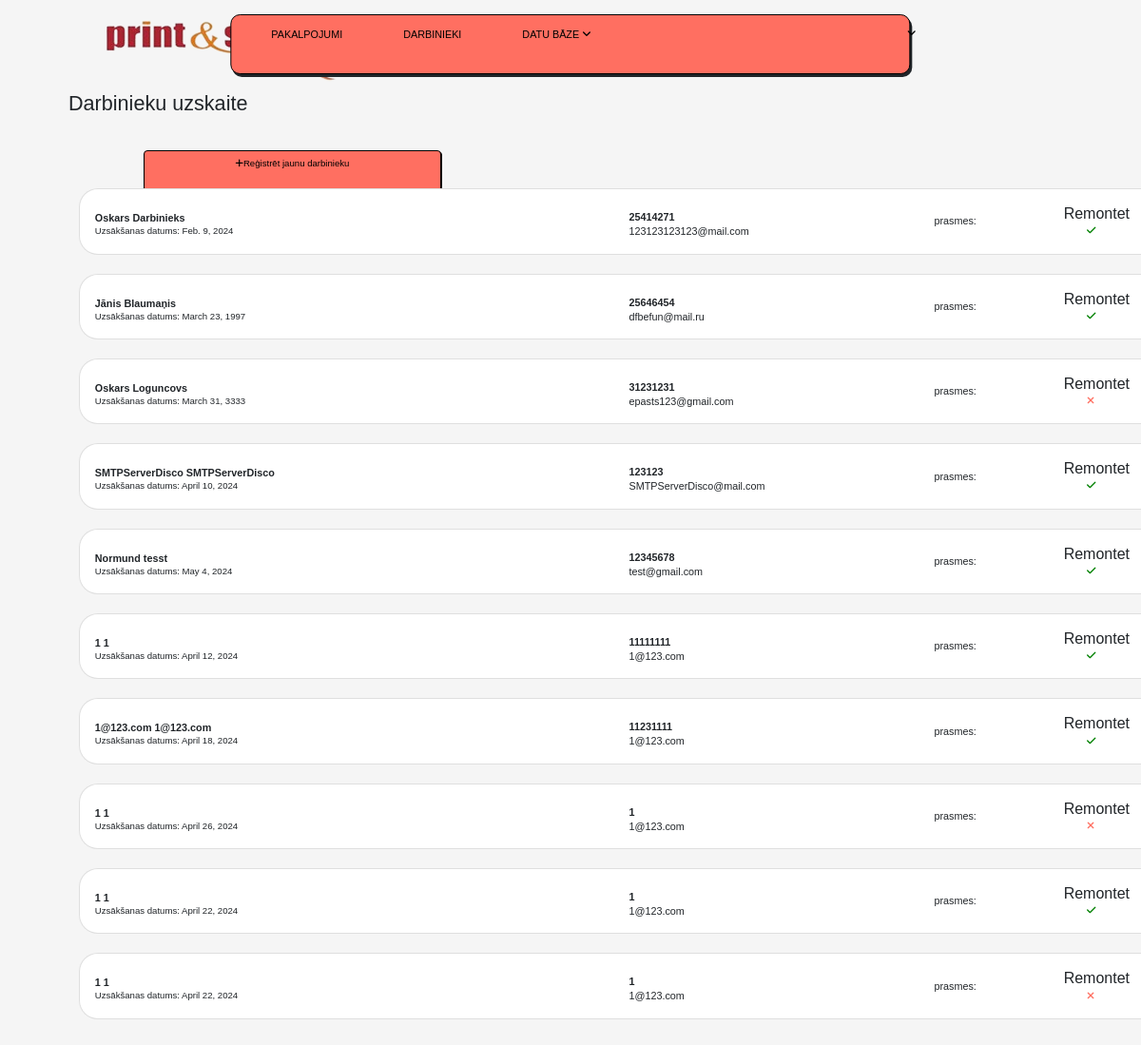
The page /employee_base (signed in) on the database its author committed.
### myapp/models.py (models this page shows, shortened)
class Darbinieki(models.Model):
    darb_ID = models.AutoField(primary_key=True, unique=True)
    vards = models.CharField(max_length=15)
    uzvards = models.CharField(max_length=25)
    epasts = models.EmailField(max_length=50, default='')
    talrunis = models.CharField(max_length=8)
    dz_datums = models.DateField()
    uzsak_datums = models.DateField()
    prasmes = models.CharField(max_length=100, blank=True, null=True)
    login = models.CharField(max_length=20)
    parole = models.CharField(max_length=25)
    menedzeris = models.BooleanField(default=False)
    statuss = models.BooleanField(default=False)
    tehnika = models.BooleanField(default=False)
    montesana = models.BooleanField(default=False)
    programm = models.BooleanField(default=False)
    vaditajs = models.BooleanField(default=False)
    tehmont = models.BooleanField(default=False)

### myapp/views.py (the view)
# urls.py: path("employee_base", views.employee_base, name="employee_base"),
def employee_base(request):
    if not request.session.get('darb_ID'):
        return redirect('login')
    all_darbinieki = Darbinieki.objects.filter(menedzeris=False).distinct()
    return render(request, "employee_base.html", {'all': all_darbinieki})

### myapp/templates/employee_base.html (shortened to what this page needs)
{% extends 'base.html' %}
{% block content %}
{% include 'navbar.html' %}
<h1 class="mb-4" style="margin-left:6%; font-size:1.8vw;">Darbinieku uzskaite</h1>
<a href="{% url 'employee' %}" class="btn btn-primary"
   style="position :absolute; left:12vh;margin-top: -2vh;width: 25vh;height: 3.7vh;font-size:0.8vw;background-color:#FF6F61;border: 1px solid black;color :black;box-shadow: 1px 1.5px;margin-top: 1vh"><i
        class="fas fa-plus"></i>Reģistrēt jaunu darbinieku</a>
<br><br>
<div id="cards-container" style="margin-left: 5%; max-height: 80vh; overflow-y: auto;">
    {% for item in all %}
    <div class="card" style="margin-left: 2%;width: 160vh">
        <div class="card-body d-flex justify-content-between align-items-center">
            <div class="d-flex align-items-center">
                <div style="font-size:0.8vw">
                    <h5 class="card-title">
                        <h6 href="{% url 'employee_detail' pk=item.darb_ID %}"
                            style="font-size:0.9vw" class="card-title mb-0">
                            <b>{{ item.vards }} {{ item.uzvards }}</b>
                        </h6>
                    </h5>
                    <p class="card-text">Uzsākšanas datums: {{ item.uzsak_datums }}</p>
                </div>
                <div style="margin-left: 28%; position:absolute;font-size:0.9vw">
                    <h5 class="card-title">
                        <h6 class="card-title mb-0" style="font-size:0.9vw"><b> {{ item.talrunis }}</b></h6>
                        <p class="card-text">{{ item.epasts }}</p>
                    </h5>
                </div>
                <div style="margin-left: 44%; position:absolute;font-size:0.5vw">
                    <h5 class="card-title">
                        <p class="card-text" style="font-size:0.9vw">prasmes:</p>
                    </h5>
                </div>
                <div style="margin-left: 52%; position:absolute;font-size:0.9vw">
                    <h6 class="card-title mb-0" style="margin-left:-35%">Remontet</h6>
                    {% if item.tehnika %}
                    <i class="fa-solid fa-check" style="color:green"></i>
                    {% else %}
                    <i class="fa-solid fa-xmark" style="color:#ff6f61"></i>
                    {% endif %}
                </div>
            </div>
        </div>
    </div>
{% endfor %}
{% endblock %}

### myapp/templates/employee_base.html (style rules this page uses)
body { overflow: hidden; }
.card { margin-bottom: 20px; position: relative; border: solid light gray 0.5px; border-radius: 20px; }
body { background-color: #f5f5f5; }
#cards-container { max-height: 80vh; overflow-y: auto; margin-top: 20px; scrollbar-color: #555 #f5f5f5; padding-bottom: 120px; }

### rows shown on the page
Darbinieki: vards "Oskars", uzvards "Darbinieks", uzsak_datums "Feb. 9, 2024", talrunis "25414271", epasts "123123123123@mail.com", tehnika True (drawn)
Darbinieki: vards "Jānis", uzvards "Blaumaņis", uzsak_datums "March 23, 1997", talrunis "25646454", epasts "dfbefun@mail.ru", tehnika True (drawn)
Darbinieki: vards "Oskars", uzvards "Loguncovs", uzsak_datums "March 31, 3333", talrunis "31231231", epasts "epasts123@gmail.com", tehnika False (drawn)
Darbinieki: vards "SMTPServerDisco", uzvards "SMTPServerDisco", uzsak_datums "April 10, 2024", talrunis "123123", epasts "SMTPServerDisco@mail.com", tehnika True (drawn)
Darbinieki: vards "Normund", uzvards "tesst", uzsak_datums "May 4, 2024", talrunis "12345678", epasts "test@gmail.com", tehnika True (drawn)
Darbinieki: vards "1", uzvards "1", uzsak_datums "April 12, 2024", talrunis "11111111", epasts "1@123.com", tehnika True (drawn)
Darbinieki: vards "1@123.com", uzvards "1@123.com", uzsak_datums "April 18, 2024", talrunis "11231111", epasts "1@123.com", tehnika True (drawn)
Darbinieki: vards "1", uzvards "1", uzsak_datums "April 26, 2024", talrunis "1", epasts "1@123.com", tehnika False (drawn)
Darbinieki: vards "1", uzvards "1", uzsak_datums "April 22, 2024", talrunis "1", epasts "1@123.com", tehnika True (drawn)
Darbinieki: vards "1", uzvards "1", uzsak_datums "April 22, 2024", talrunis "1", epasts "1@123.com", tehnika False (drawn)
